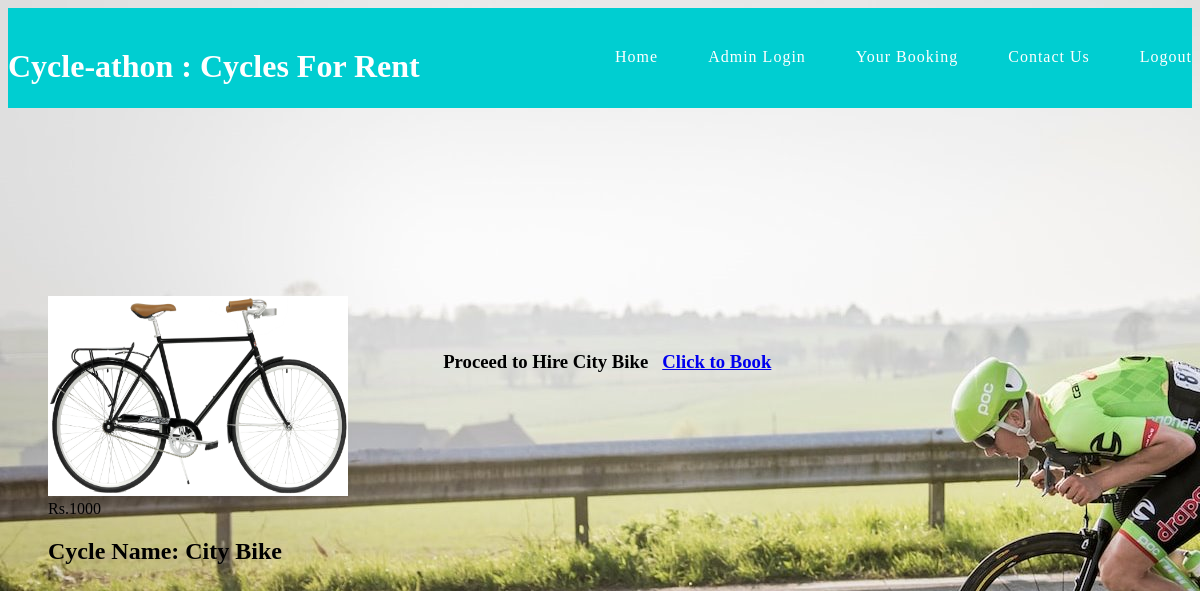
Page /book_cycle.php?id=1 on the committed database.
### tables this page shows
CREATE TABLE `cycles` (
  `cycle_id` int(11) NOT NULL,
  `cycle_name` varchar(255) NOT NULL,
  `image` text NOT NULL,
  `hire_cost` int(11) NOT NULL,
  `status` varchar(255) NOT NULL DEFAULT 'Available'
);

### book_cycle.php (the view, shortened to what this page needs)
<!DOCTYPE html>
<html>
<head>
	<?php
			include 'header1.php';
	?>
	<link rel="stylesheet" type="text/css" href="css/home_style.css">
</head>
<body background = pic2.jpg>
<br/><br/><br/><br/>
<section class="listings">
		<div class="wrapper">
			<ul class="properties_list">
			<?php
						include 'config.php';
						$sql_query = "SELECT * FROM cycles WHERE cycle_id = '$_GET[id]'";
						$result = mysqli_query($con,$sql_query);
                        $row = mysqli_fetch_array($result);
      		?>
				<li>
					<a href="book_cycle.php?id=<?php echo $row['cycle_id'] ?>">
						<img class="thumb" src="cycles/<?php echo $row['image'];?>" width="300" height="200">
					</a>
					<span class="price"><?php echo 'Rs.'.$row['hire_cost'];?></span>
					<div class="property_details">
						<h2>Cycle Name: <span class="property_size"><?php echo $row['cycle_name'];?></span></h2>
					</div>
				</li><br/><br/>
				<h3>Proceed to Hire <?php echo $row['cycle_name'];?>&nbsp;&nbsp;&nbsp;<a href="book.php?id=<?php echo $row['cycle_id'] ?>">Click to Book</a></h3>
</body>
</html>

### css/home_style.css (style rules this page uses)
body { background-color: azure; }
* { box-sizing: border-box; }
.listings { padding: 100px 0; }
.listings ul.properties_list { list-style: none; overflow: hidden; }
.listings ul.properties_list li { display: block; width: 30.90909090909091%; height: auto; position: relative; float: left; margin: 0 3.636363636363636% 3.636363636363636% 0; }

### rows in the picture
cycles: image (picture), hire_cost "1000", cycle_name "City Bike"
